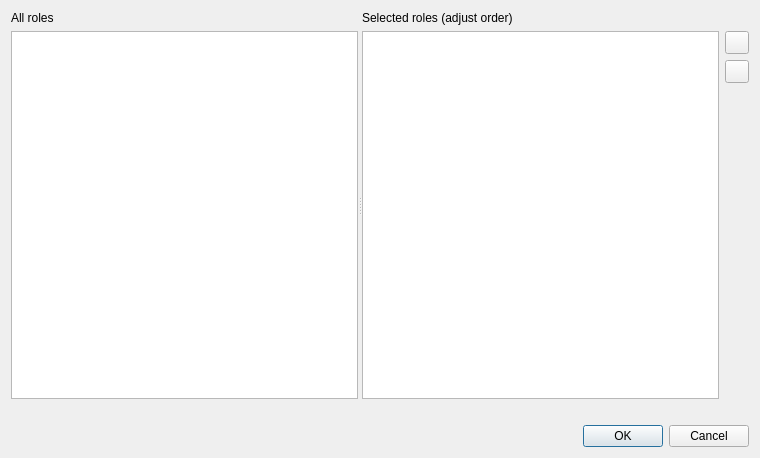
<?xml version="1.0" encoding="UTF-8"?>
<ui version="4.0">
 <class>DlgSelectRoles</class>
 <widget class="QDialog" name="DlgSelectRoles">
  <property name="geometry">
   <rect>
    <x>0</x>
    <y>0</y>
    <width>760</width>
    <height>458</height>
   </rect>
  </property>
  <property name="windowTitle">
   <string>Select roles</string>
  </property>
  <layout class="QVBoxLayout" name="verticalLayout">
   <item>
    <widget class="QSplitter" name="splitter">
     <property name="orientation">
      <enum>Qt::Orientation::Horizontal</enum>
     </property>
     <widget class="QWidget" name="">
      <layout class="QVBoxLayout" name="verticalLayout_2">
       <item>
        <widget class="QLabel" name="label">
         <property name="text">
          <string>All roles</string>
         </property>
        </widget>
       </item>
       <item>
        <widget class="QTreeView" name="tvRoles">
         <attribute name="headerVisible">
          <bool>false</bool>
         </attribute>
        </widget>
       </item>
      </layout>
     </widget>
     <widget class="QWidget" name="wRolesOrder">
      <layout class="QVBoxLayout" name="verticalLayoutRolesOrder">
       <property name="leftMargin">
        <number>0</number>
       </property>
       <property name="topMargin">
        <number>0</number>
       </property>
       <property name="rightMargin">
        <number>0</number>
       </property>
       <property name="bottomMargin">
        <number>0</number>
       </property>
       <item>
        <widget class="QLabel" name="lblRolesOrder">
         <property name="text">
          <string>Selected roles (adjust order)</string>
         </property>
        </widget>
       </item>
       <item>
        <layout class="QHBoxLayout" name="horizontalLayoutRolesOrder">
         <item>
          <widget class="QListWidget" name="lstSelectedRoles"/>
         </item>
         <item>
          <layout class="QVBoxLayout" name="verticalLayoutMoveButtons">
           <item>
            <widget class="QToolButton" name="tbMoveRoleUp">
             <property name="toolTip">
              <string>Move role up</string>
             </property>
             <property name="icon">
              <iconset resource="../shvspy.qrc">
               <normaloff>:/shvspy/images/up.svg</normaloff>:/shvspy/images/up.svg</iconset>
             </property>
            </widget>
           </item>
           <item>
            <widget class="QToolButton" name="tbMoveRoleDown">
             <property name="toolTip">
              <string>Move role down</string>
             </property>
             <property name="icon">
              <iconset resource="../shvspy.qrc">
               <normaloff>:/shvspy/images/down.svg</normaloff>:/shvspy/images/down.svg</iconset>
             </property>
            </widget>
           </item>
           <item>
            <spacer name="verticalSpacerMoveButtons">
             <property name="orientation">
              <enum>Qt::Orientation::Vertical</enum>
             </property>
             <property name="sizeHint" stdset="0">
              <size>
               <width>20</width>
               <height>40</height>
              </size>
             </property>
            </spacer>
           </item>
          </layout>
         </item>
        </layout>
       </item>
      </layout>
     </widget>
    </widget>
   </item>
   <item>
    <widget class="QLabel" name="lblStatus">
     <property name="sizePolicy">
      <sizepolicy hsizetype="Preferred" vsizetype="Maximum">
       <horstretch>0</horstretch>
       <verstretch>0</verstretch>
      </sizepolicy>
     </property>
     <property name="text">
      <string/>
     </property>
    </widget>
   </item>
   <item>
    <widget class="QDialogButtonBox" name="buttonBox">
     <property name="orientation">
      <enum>Qt::Orientation::Horizontal</enum>
     </property>
     <property name="standardButtons">
      <set>QDialogButtonBox::StandardButton::Cancel|QDialogButtonBox::StandardButton::Ok</set>
     </property>
    </widget>
   </item>
  </layout>
 </widget>
 <resources>
  <include location="../shvspy.qrc"/>
 </resources>
 <connections>
  <connection>
   <sender>buttonBox</sender>
   <signal>accepted()</signal>
   <receiver>DlgSelectRoles</receiver>
   <slot>accept()</slot>
   <hints>
    <hint type="sourcelabel">
     <x>248</x>
     <y>254</y>
    </hint>
    <hint type="destinationlabel">
     <x>157</x>
     <y>274</y>
    </hint>
   </hints>
  </connection>
  <connection>
   <sender>buttonBox</sender>
   <signal>rejected()</signal>
   <receiver>DlgSelectRoles</receiver>
   <slot>reject()</slot>
   <hints>
    <hint type="sourcelabel">
     <x>316</x>
     <y>260</y>
    </hint>
    <hint type="destinationlabel">
     <x>286</x>
     <y>274</y>
    </hint>
   </hints>
  </connection>
 </connections>
</ui>
